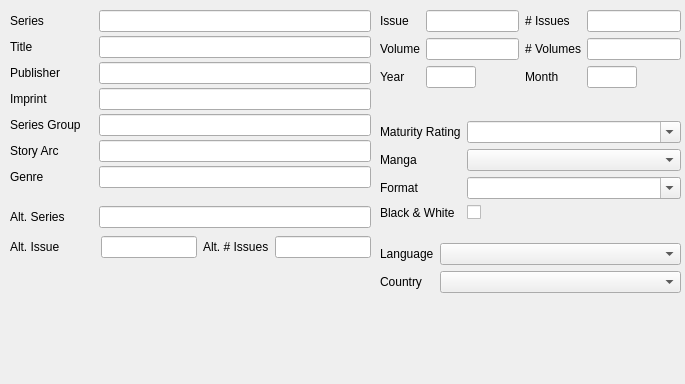
                <widget class="QWidget" name="scrollAreaWidgetContents">
                 <property name="enabled">
                  <bool>true</bool>
                 </property>
                 <property name="geometry">
                  <rect>
                   <x>0</x>
                   <y>0</y>
                   <width>685</width>
                   <height>384</height>
                  </rect>
                 </property>
                 <property name="acceptDrops">
                  <bool>true</bool>
                 </property>
                 <widget class="QWidget" name="layoutWidget">
                  <property name="geometry">
                   <rect>
                    <x>10</x>
                    <y>10</y>
                    <width>361</width>
                    <height>341</height>
                   </rect>
                  </property>
                  <layout class="QVBoxLayout" name="verticalLayout_7">
                   <property name="spacing">
                    <number>4</number>
                   </property>
                   <item>
                    <layout class="QFormLayout" name="formLayout_2">
                     <property name="sizeConstraint">
                      <enum>QLayout::SetNoConstraint</enum>
                     </property>
                     <property name="fieldGrowthPolicy">
                      <enum>QFormLayout::AllNonFixedFieldsGrow</enum>
                     </property>
                     <item row="0" column="0">
                      <widget class="QLabel" name="label_2">
                       <property name="text">
                        <string>Series</string>
                       </property>
                      </widget>
                     </item>
                     <item row="0" column="1">
                      <widget class="QLineEdit" name="leSeries">
                       <property name="acceptDrops">
                        <bool>false</bool>
                       </property>
                      </widget>
                     </item>
                     <item row="1" column="0">
                      <widget class="QLabel" name="label_3">
                       <property name="text">
                        <string>Title</string>
                       </property>
                      </widget>
                     </item>
                     <item row="1" column="1">
                      <widget class="QLineEdit" name="leTitle">
                       <property name="acceptDrops">
                        <bool>false</bool>
                       </property>
                      </widget>
                     </item>
                     <item row="2" column="0">
                      <widget class="QLabel" name="label_8">
                       <property name="text">
                        <string>Publisher</string>
                       </property>
                      </widget>
                     </item>
                     <item row="2" column="1">
                      <widget class="QLineEdit" name="lePublisher">
                       <property name="acceptDrops">
                        <bool>false</bool>
                       </property>
                      </widget>
                     </item>
                     <item row="3" column="0">
                      <widget class="QLabel" name="label_10">
                       <property name="text">
                        <string>Imprint</string>
                       </property>
                      </widget>
                     </item>
                     <item row="3" column="1">
                      <widget class="QLineEdit" name="leImprint">
                       <property name="acceptDrops">
                        <bool>false</bool>
                       </property>
                      </widget>
                     </item>
                     <item row="4" column="0">
                      <widget class="QLabel" name="label_11">
                       <property name="minimumSize">
                        <size>
                         <width>85</width>
                         <height>0</height>
                        </size>
                       </property>
                       <property name="text">
                        <string>Series Group</string>
                       </property>
                      </widget>
                     </item>
                     <item row="4" column="1">
                      <widget class="QLineEdit" name="leSeriesGroup">
                       <property name="acceptDrops">
                        <bool>false</bool>
                       </property>
                      </widget>
                     </item>
                     <item row="5" column="0">
                      <widget class="QLabel" name="label_25">
                       <property name="text">
                        <string>Story Arc</string>
                       </property>
                      </widget>
                     </item>
                     <item row="5" column="1">
                      <widget class="QLineEdit" name="leStoryArc">
                       <property name="acceptDrops">
                        <bool>false</bool>
                       </property>
                      </widget>
                     </item>
                     <item row="6" column="0">
                      <widget class="QLabel" name="label_24">
                       <property name="text">
                        <string>Genre</string>
                       </property>
                      </widget>
                     </item>
                     <item row="6" column="1">
                      <widget class="QLineEdit" name="leGenre">
                       <property name="acceptDrops">
                        <bool>false</bool>
                       </property>
                      </widget>
                     </item>
                     <item row="8" column="0">
                      <widget class="QLabel" name="label_21">
                       <property name="text">
                        <string>Alt. Series</string>
                       </property>
                      </widget>
                     </item>
                     <item row="8" column="1">
                      <widget class="QLineEdit" name="leAltSeries">
                       <property name="acceptDrops">
                        <bool>false</bool>
                       </property>
                      </widget>
                     </item>
                     <item row="7" column="1">
                      <spacer name="verticalSpacer_4">
                       <property name="orientation">
                        <enum>Qt::Vertical</enum>
                       </property>
                       <property name="sizeType">
                        <enum>QSizePolicy::Maximum</enum>
                       </property>
                       <property name="sizeHint" stdset="0">
                        <size>
                         <width>20</width>
                         <height>10</height>
                        </size>
                       </property>
                      </spacer>
                     </item>
                    </layout>
                   </item>
                   <item>
                    <layout class="QHBoxLayout" name="horizontalLayout_5">
                     <property name="spacing">
                      <number>6</number>
                     </property>
                     <property name="topMargin">
                      <number>4</number>
                     </property>
                     <item>
                      <layout class="QFormLayout" name="formLayout_13">
                       <property name="fieldGrowthPolicy">
                        <enum>QFormLayout::AllNonFixedFieldsGrow</enum>
                       </property>
                       <item row="0" column="0">
                        <widget class="QLabel" name="label_22">
                         <property name="minimumSize">
                          <size>
                           <width>85</width>
                           <height>0</height>
                          </size>
                         </property>
                         <property name="text">
                          <string>Alt. Issue</string>
                         </property>
                        </widget>
                       </item>
                       <item row="0" column="1">
                        <widget class="QLineEdit" name="leAltIssueNum">
                         <property name="sizePolicy">
                          <sizepolicy hsizetype="Preferred" vsizetype="Fixed">
                           <horstretch>0</horstretch>
                           <verstretch>0</verstretch>
                          </sizepolicy>
                         </property>
                         <property name="acceptDrops">
                          <bool>false</bool>
                         </property>
                        </widget>
                       </item>
                      </layout>
                     </item>
                     <item>
                      <layout class="QFormLayout" name="formLayout_14">
                       <item row="0" column="0">
                        <widget class="QLabel" name="label_23">
                         <property name="text">
                          <string>Alt. # Issues</string>
                         </property>
                        </widget>
                       </item>
                       <item row="0" column="1">
                        <widget class="QLineEdit" name="leAltIssueCount">
                         <property name="acceptDrops">
                          <bool>false</bool>
                         </property>
                        </widget>
                       </item>
                      </layout>
                     </item>
                    </layout>
                   </item>
                  </layout>
                 </widget>
                 <widget class="QWidget" name="layoutWidget">
                  <property name="geometry">
                   <rect>
                    <x>380</x>
                    <y>10</y>
                    <width>301</width>
                    <height>341</height>
                   </rect>
                  </property>
                  <layout class="QVBoxLayout" name="verticalLayout_6">
                   <property name="spacing">
                    <number>6</number>
                   </property>
                   <property name="bottomMargin">
                    <number>3</number>
                   </property>
                   <item>
                    <layout class="QHBoxLayout" name="horizontalLayout_6">
                     <item>
                      <layout class="QFormLayout" name="formLayout_3">
                       <property name="fieldGrowthPolicy">
                        <enum>QFormLayout::AllNonFixedFieldsGrow</enum>
                       </property>
                       <item row="0" column="0">
                        <widget class="QLabel" name="label_4">
                         <property name="text">
                          <string>Issue</string>
                         </property>
                        </widget>
                       </item>
                       <item row="0" column="1">
                        <widget class="QLineEdit" name="leIssueNum">
                         <property name="acceptDrops">
                          <bool>false</bool>
                         </property>
                        </widget>
                       </item>
                       <item row="1" column="0">
                        <widget class="QLabel" name="label_9">
                         <property name="text">
                          <string>Volume</string>
                         </property>
                        </widget>
                       </item>
                       <item row="1" column="1">
                        <widget class="QLineEdit" name="leVolumeNum">
                         <property name="acceptDrops">
                          <bool>false</bool>
                         </property>
                        </widget>
                       </item>
                       <item row="2" column="0">
                        <widget class="QLabel" name="label_6">
                         <property name="text">
                          <string>Year</string>
                         </property>
                        </widget>
                       </item>
                       <item row="2" column="1">
                        <widget class="QLineEdit" name="lePubYear">
                         <property name="sizePolicy">
                          <sizepolicy hsizetype="Fixed" vsizetype="Fixed">
                           <horstretch>0</horstretch>
                           <verstretch>0</verstretch>
                          </sizepolicy>
                         </property>
                         <property name="maximumSize">
                          <size>
                           <width>50</width>
                           <height>16777215</height>
                          </size>
                         </property>
                         <property name="acceptDrops">
                          <bool>false</bool>
                         </property>
                         <property name="inputMethodHints">
                          <set>Qt::ImhDigitsOnly</set>
                         </property>
                        </widget>
                       </item>
                      </layout>
                     </item>
                     <item>
                      <layout class="QFormLayout" name="formLayout_15">
                       <property name="fieldGrowthPolicy">
                        <enum>QFormLayout::AllNonFixedFieldsGrow</enum>
                       </property>
                       <item row="0" column="0">
                        <widget class="QLabel" name="label_5">
                         <property name="text">
                          <string># Issues</string>
                         </property>
                        </widget>
                       </item>
                       <item row="0" column="1">
                        <widget class="QLineEdit" name="leIssueCount">
                         <property name="acceptDrops">
                          <bool>false</bool>
                         </property>
                         <property name="inputMethodHints">
                          <set>Qt::ImhDigitsOnly</set>
                         </property>
                        </widget>
                       </item>
                       <item row="1" column="0">
                        <widget class="QLabel" name="label_12">
                         <property name="text">
                          <string># Volumes</string>
                         </property>
                        </widget>
                       </item>
                       <item row="1" column="1">
                        <widget class="QLineEdit" name="leVolumeCount">
                         <property name="acceptDrops">
                          <bool>false</bool>
                         </property>
                         <property name="inputMethodHints">
                          <set>Qt::ImhDigitsOnly</set>
                         </property>
                        </widget>
                       </item>
                       <item row="2" column="0">
                        <widget class="QLabel" name="label_35">
                         <property name="text">
                          <string>Month</string>
                         </property>
                        </widget>
                       </item>
                       <item row="2" column="1">
                        <widget class="QLineEdit" name="lePubMonth">
                         <property name="sizePolicy">
                          <sizepolicy hsizetype="Fixed" vsizetype="Fixed">
                           <horstretch>0</horstretch>
                           <verstretch>0</verstretch>
                          </sizepolicy>
                         </property>
                         <property name="maximumSize">
                          <size>
                           <width>50</width>
                           <height>16777215</height>
                          </size>
                         </property>
                         <property name="acceptDrops">
                          <bool>false</bool>
                         </property>
                         <property name="inputMethodHints">
                          <set>Qt::ImhDigitsOnly</set>
                         </property>
                        </widget>
                       </item>
                      </layout>
                     </item>
                    </layout>
                   </item>
                   <item>
                    <layout class="QFormLayout" name="formLayout_10">
                     <property name="fieldGrowthPolicy">
                      <enum>QFormLayout::AllNonFixedFieldsGrow</enum>
                     </property>
                     <property name="verticalSpacing">
                      <number>6</number>
                     </property>
                     <item row="0" column="0">
                      <widget class="QLabel" name="label_18">
                       <property name="text">
                        <string>Maturity Rating</string>
                       </property>
                      </widget>
                     </item>
                     <item row="0" column="1">
                      <widget class="QComboBox" name="cbMaturityRating">
                       <property name="autoFillBackground">
                        <bool>false</bool>
                       </property>
                       <property name="editable">
                        <bool>true</bool>
                       </property>
                      </widget>
                     </item>
                     <item row="1" column="0">
                      <widget class="QLabel" name="label_31">
                       <property name="text">
                        <string>Manga</string>
                       </property>
                      </widget>
                     </item>
                     <item row="1" column="1">
                      <widget class="QComboBox" name="cbManga">
                       <property name="autoFillBackground">
                        <bool>false</bool>
                       </property>
                      </widget>
                     </item>
                     <item row="2" column="0">
                      <widget class="QLabel" name="label_26">
                       <property name="text">
                        <string>Format</string>
                       </property>
                      </widget>
                     </item>
                     <item row="2" column="1">
                      <widget class="QComboBox" name="cbFormat">
                       <property name="sizePolicy">
                        <sizepolicy hsizetype="Preferred" vsizetype="Maximum">
                         <horstretch>0</horstretch>
                         <verstretch>0</verstretch>
                        </sizepolicy>
                       </property>
                       <property name="editable">
                        <bool>true</bool>
                       </property>
                      </widget>
                     </item>
                     <item row="3" column="0">
                      <widget class="QLabel" name="label_32">
                       <property name="text">
                        <string>Black &amp; White</string>
                       </property>
                      </widget>
                     </item>
                     <item row="3" column="1">
                      <widget class="QCheckBox" name="cbBW">
                       <property name="layoutDirection">
                        <enum>Qt::LeftToRight</enum>
                       </property>
                       <property name="autoFillBackground">
                        <bool>false</bool>
                       </property>
                       <property name="text">
                        <string/>
                       </property>
                      </widget>
                     </item>
                    </layout>
                   </item>
                   <item>
                    <spacer name="verticalSpacer_3">
                     <property name="orientation">
                      <enum>Qt::Vertical</enum>
                     </property>
                     <property name="sizeType">
                      <enum>QSizePolicy::Maximum</enum>
                     </property>
                     <property name="sizeHint" stdset="0">
                      <size>
                       <width>20</width>
                       <height>10</height>
                      </size>
                     </property>
                    </spacer>
                   </item>
                   <item>
                    <layout class="QFormLayout" name="formLayout_5">
                     <property name="fieldGrowthPolicy">
                      <enum>QFormLayout::AllNonFixedFieldsGrow</enum>
                     </property>
                     <item row="0" column="1">
                      <widget class="QComboBox" name="cbLanguage">
                       <property name="sizePolicy">
                        <sizepolicy hsizetype="Preferred" vsizetype="Preferred">
                         <horstretch>0</horstretch>
                         <verstretch>0</verstretch>
                        </sizepolicy>
                       </property>
                      </widget>
                     </item>
                     <item row="1" column="0">
                      <widget class="QLabel" name="label_14">
                       <property name="text">
                        <string>Country</string>
                       </property>
                      </widget>
                     </item>
                     <item row="1" column="1">
                      <widget class="QComboBox" name="cbCountry">
                       <property name="sizePolicy">
                        <sizepolicy hsizetype="Preferred" vsizetype="Preferred">
                         <horstretch>0</horstretch>
                         <verstretch>0</verstretch>
                        </sizepolicy>
                       </property>
                      </widget>
                     </item>
                     <item row="0" column="0">
                      <widget class="QLabel" name="label_13">
                       <property name="text">
                        <string>Language</string>
                       </property>
                      </widget>
                     </item>
                    </layout>
                   </item>
                  </layout>
                 </widget>
                </widget>
